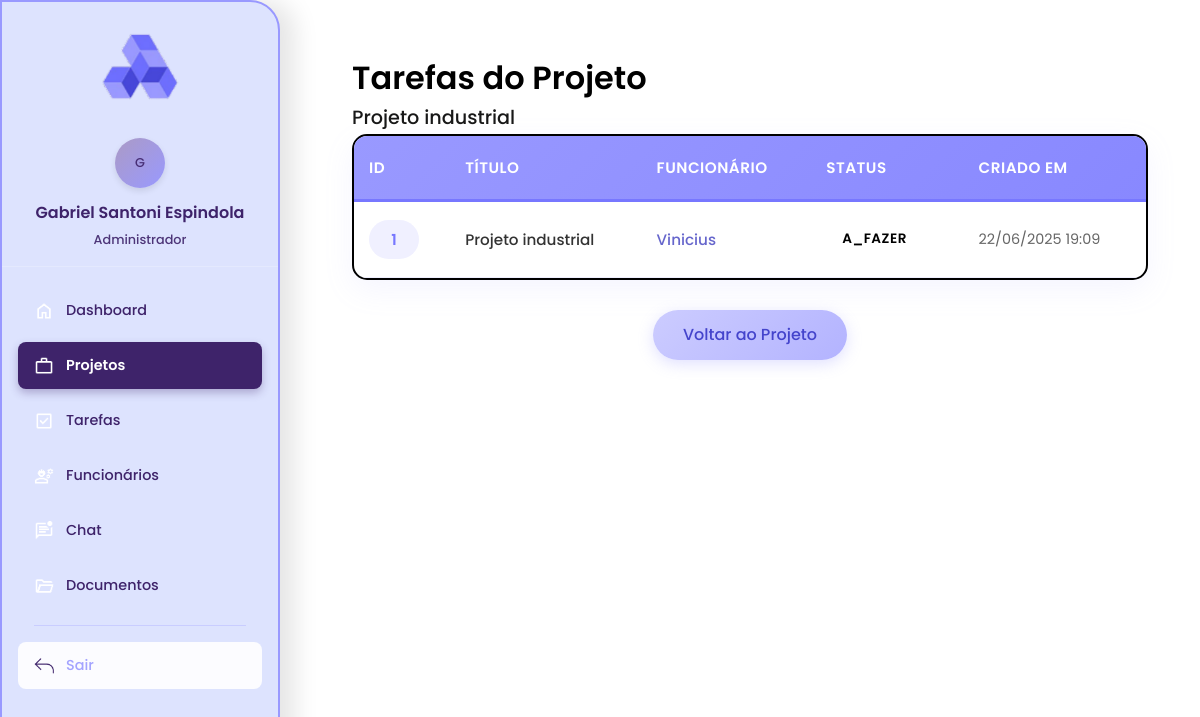
Page /gestor/projetos/ver_tarefas.php?projeto_id=1 (signed in) on the earlier database version.
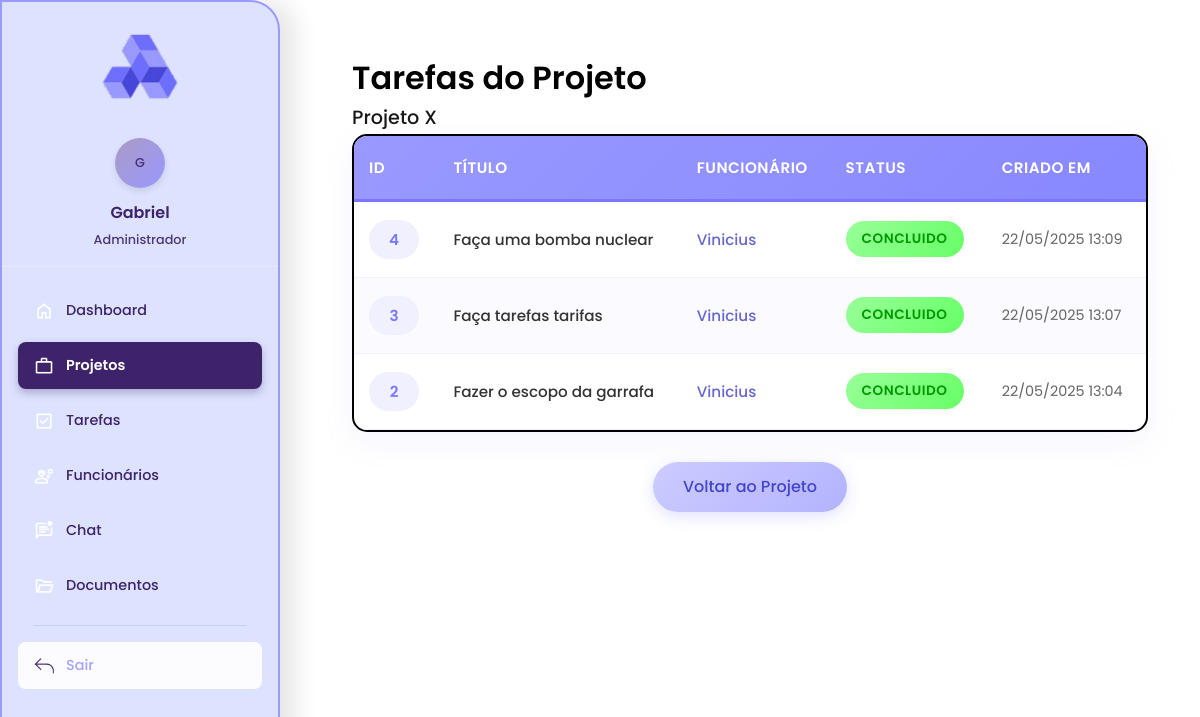
Same page on the later database version.
### tables this page shows
CREATE TABLE `projetos` (
  `id` int(11) NOT NULL,
  `titulo` varchar(150) NOT NULL,
  `descricao` text DEFAULT NULL,
  `status` enum('em_andamento','finalizado','aprovado','ajustes') DEFAULT 'em_andamento',
  `cliente_id` int(11) DEFAULT NULL,
  `criado_em` datetime DEFAULT current_timestamp()
);

CREATE TABLE `tarefas` (
  `id` int(11) NOT NULL,
  `titulo` varchar(100) NOT NULL,
  `descricao` text DEFAULT NULL,
  `status` enum('a_fazer','em_progresso','concluido') DEFAULT 'a_fazer',
  `projeto_id` int(11) DEFAULT NULL,
  `funcionario_id` int(11) DEFAULT NULL,
  `criado_em` datetime DEFAULT current_timestamp()
);

CREATE TABLE `usuarios` (
  `id` int(11) NOT NULL,
  `nome` varchar(100) NOT NULL,
  `email` varchar(100) NOT NULL,
  `senha` varchar(255) NOT NULL,
  `tipo` enum('cliente','funcionario','admin') NOT NULL,
  `criado_em` datetime DEFAULT current_timestamp()
);

### gestor/projetos/ver_tarefas.php (the view, shortened to what the changed rows need)
<?php
require '../../conexao.php';
$projeto_id = $_GET['projeto_id'] ?? null;
$projeto = $conn->query("SELECT titulo FROM projetos WHERE id = $projeto_id")->fetch_assoc();
$sql = "
    SELECT t.id, t.titulo, t.status, t.criado_em, u.nome AS funcionario
    FROM tarefas t
    LEFT JOIN usuarios u ON t.funcionario_id = u.id
    WHERE t.projeto_id = $projeto_id
    ORDER BY t.criado_em DESC
";
$tarefas = $conn->query($sql);
?>
<?php include '../sidebar.php'; ?>
<!DOCTYPE html>
<html lang="en">
<head>
    <link rel="stylesheet" href="../css/geral.css">
</head>
<body>
    <div class="main-content">
    <div class="container">
        <div class="header">
            <h1>Tarefas do Projeto</h1>
            <div class="project-name"><?php echo htmlspecialchars($projeto['titulo']); ?></div>
        </div>
        <div class="content-card">
            <?php if (empty($tarefas)): ?>
                <div class="no-tasks">
                    <div class="no-tasks-icon">📋</div>
                    <h3>Nenhuma tarefa cadastrada</h3>
                    <p>Este projeto ainda não possui tarefas cadastradas.</p>
                </div>
            <?php else: ?>
                <div class="table-container">
                    <table>
                        <thead>
                            <tr>
                                <th>ID</th>
                                <th>Título</th>
                                <th>Funcionário</th>
                                <th>Status</th>
                                <th>Criado em</th>
                            </tr>
                        </thead>
                        <tbody>
                            <?php foreach ($tarefas as $tarefa): ?>
                                <tr>
                                    <td>
                                        <span class="task-id"><?php echo $tarefa['id']; ?></span>
                                    </td>
                                    <td>
                                        <div class="task-title"><?php echo htmlspecialchars($tarefa['titulo']); ?></div>
                                    </td>
                                    <td>
                                        <span class="employee-name"><?php echo htmlspecialchars($tarefa['funcionario']); ?></span>
                                    </td>
                                    <td>
                                        <span class="status-badge status-<?php echo $tarefa['status']; ?>">
                                            <?php echo ucfirst($tarefa['status']); ?>
                                        </span>
                                    </td>
                                    <td>
                                        <span class="date-info"><?php echo date('d/m/Y H:i', strtotime($tarefa['criado_em'])); ?></span>
                                    </td>
                                </tr>
                            <?php endforeach; ?>
                        </tbody>
                    </table>
                </div>
            <?php endif; ?>
        </div>
    </div>
</div>
</body>
</html>

### gestor/sidebar.php (shortened to what the changed rows need)
<?php
function getUserTypeName($type)
{
    $types = [
        'admin' => 'Administrador',
        'funcionario' => 'Funcionário',
        'cliente' => 'Cliente'
    ];
    return $types[$type] ?? 'Usuário';
}
function getCurrentDepth()
{
    $currentPath = $_SERVER['REQUEST_URI'];
    $pathParts = explode('/', trim($currentPath, '/'));
    $pathParts = array_filter($pathParts);
    $augebitIndex = array_search('augebit', $pathParts);
    if ($augebitIndex !== false) {
        return count($pathParts) - $augebitIndex - 1;
    }
    return 0;
}
$depth = getCurrentDepth();
$basePath = str_repeat('../', $depth) . 'augebit/gestor/';
$assetsPath = str_repeat('../', $depth) . 'augebit/assets/';
$navigation = [
    'all' => [
        [
            'icon' => 'icones/Dashboard.png',
            'label' => 'Dashboard',
            'url' => $basePath . 'dashboard_gestor.php',
            'active' => basename($_SERVER['PHP_SELF']) === 'dashboard_gestor.php'
        ],
        [
            'icon' => 'icones/projetos.png',
            'label' => 'Projetos',
            'url' => $basePath . 'projetos/listar_projetos.php',
            'active' => strpos($_SERVER['PHP_SELF'], 'projetos') !== false
        ],
        [
            'icon' => 'icones/NovaTarefa.png',
            'label' => 'Tarefas',
            'url' => $basePath . 'tarefas/tarefas.php',
            'active' => strpos($_SERVER['PHP_SELF'], 'tarefas') !== false
        ],
        [
            'icon' => 'icones/funcionarios.png',
            'label' => 'Funcionários',
            'url' => $basePath . 'usuarios/funcionarios.php',
            'active' => strpos($_SERVER['PHP_SELF'], 'funcionarios') !== false
        ],
        [
            'icon' => 'icones/chat.png',
            'label' => 'Chat',
            'url' => $basePath . 'chat.php',
            'active' => basename($_SERVER['PHP_SELF']) === 'chat.php'
        ],
        [
            'icon' => 'icones/documentos.png',
            'label' => 'Documentos',
            'url' => $basePath . 'documentos/visualizar_documentos.php',
            'active' => strpos($_SERVER['PHP_SELF'], 'documentos') !== false
        ]
    ],
];
$userType = $_SESSION['usuario_tipo'] ?? 'cliente';
$navItems = array_merge(
    $navigation['all'] ?? [],
    $navigation[$userType] ?? []
);
?>
<nav class="sidebar" id="sidebar">
    <div class="user-info">
        <div class="user-avatar">
            <span><?= strtoupper(substr($_SESSION['usuario_nome'] ?? 'U', 0, 1)) ?></span>
        </div>
        <h3><?= htmlspecialchars($_SESSION['usuario_nome'] ?? 'Usuário') ?></h3>
        <span><?= getUserTypeName($userType) ?></span>
    </div>
    <ul class="nav-menu">
        <?php foreach ($navItems as $item): ?>
            <li class="nav-item">
                <a href="<?= htmlspecialchars($item['url']) ?>" class="nav-link <?= $item['active'] ? 'active' : '' ?>"
                    title="<?= htmlspecialchars($item['label']) ?>" data-url="<?= htmlspecialchars($item['url']) ?>">
                    <span class="nav-icon">
                        <img src="<?= $assetsPath ?>img/<?= $item['icon'] ?>" alt="<?= htmlspecialchars($item['label']) ?>"
                            onerror="this.src='<?= $assetsPath ?>img/icones/default.png'">
                    </span>
                    <span class="nav-text"><?= htmlspecialchars($item['label']) ?></span>
                </a>
            </li>
        <?php endforeach; ?>
    </ul>
</nav>

Differences in the rows shown:
removed tarefas: id "1", titulo "Projeto industrial", funcionario.nome "Vinicius", status "A_FAZER", criado_em "22/06/2025 19:09"
changed projetos: titulo "Projeto industrial" → "Projeto X"
added tarefas: id "4", titulo "Faça uma bomba nuclear", funcionario.nome "Vinicius", status "CONCLUIDO", criado_em "22/05/2025 13:09"
added tarefas: id "3", titulo "Faça tarefas tarifas", funcionario.nome "Vinicius", status "CONCLUIDO", criado_em "22/05/2025 13:07"
added tarefas: id "2", titulo "Fazer o escopo da garrafa", funcionario.nome "Vinicius", status "CONCLUIDO", criado_em "22/05/2025 13:04"
Other differences:
$_SESSION['usuario_nome']: "Gabriel Santoni Espindola" → "Gabriel"
